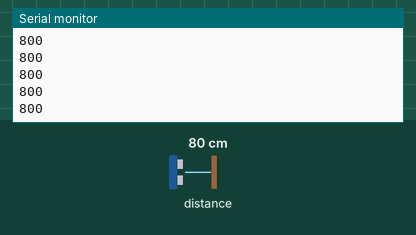
Bench run of a sketch on a simulated Arduino Uno, built with avr-gcc and run on an emulated ATmega328P. Parts: the last lines printed to the serial monitor. The test bench sets the inputs (shaded band); at power-on: distance to the obstacle 80 cm.

Above: at 1.2 s.
1.3 s: distance to the obstacle set to 2 cm
At 2.0 s:
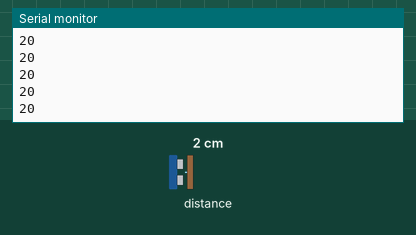
2.8 s: distance to the obstacle set to 4 cm
At 3.8 s:
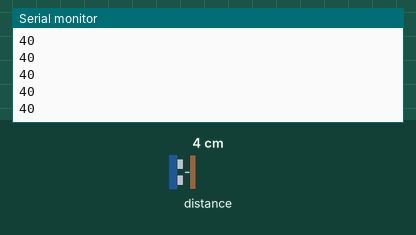
Timing chart, 0 to 5.8 s (numbered marks = the images above; inputs shaded):
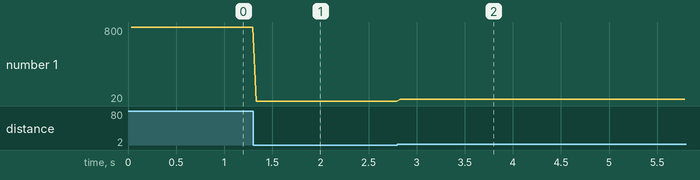

The sketch:

tof_sensor.ino
```cpp
/* This example shows how to use continuous mode to take
range measurements with the VL53L0X. It is based on
vl53l0x_ContinuousRanging_Example.c from the VL53L0X API.

The range readings are in units of mm. */

#include <Wire.h>
#include <VL53L0X.h>

VL53L0X sensor;

void setup()
{
  Serial.begin(9600);
  Wire.begin();

  sensor.init();
  sensor.setTimeout(500);

  // Start continuous back-to-back mode (take readings as
  // fast as possible).  To use continuous timed mode
  // instead, provide a desired inter-measurement period in
  // ms (e.g. sensor.startContinuous(100)).
  sensor.startContinuous();
}

void loop()
{
  Serial.print(sensor.readRangeContinuousMillimeters()); // use only this function to get readings from the sensor


  Serial.println();
}
```

Measured:
- after the input at 1.3 s, the serial monitor: prints a new line at once (image 1)
- after the input at 2.8 s, the serial monitor: prints a new line at once (image 2)
- plotted number 1: 800 → 20 after the input at 1.3 s, 20 → 40 after the input at 2.8 s
